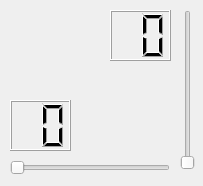
<?xml version="1.0" encoding="UTF-8"?>
<ui version="4.0">
 <class>MainWindow</class>
 <widget class="QMainWindow" name="MainWindow">
  <property name="geometry">
   <rect>
    <x>0</x>
    <y>0</y>
    <width>203</width>
    <height>186</height>
   </rect>
  </property>
  <property name="windowTitle">
   <string>MainWindow</string>
  </property>
  <property name="tabShape">
   <enum>QTabWidget::Rounded</enum>
  </property>
  <widget class="QWidget" name="centralWidget">
   <widget class="QSlider" name="horizontalSlider">
    <property name="geometry">
     <rect>
      <x>10</x>
      <y>160</y>
      <width>160</width>
      <height>16</height>
     </rect>
    </property>
    <property name="orientation">
     <enum>Qt::Horizontal</enum>
    </property>
   </widget>
   <widget class="QSlider" name="verticalSlider">
    <property name="geometry">
     <rect>
      <x>180</x>
      <y>10</y>
      <width>16</width>
      <height>160</height>
     </rect>
    </property>
    <property name="orientation">
     <enum>Qt::Vertical</enum>
    </property>
   </widget>
   <widget class="QLCDNumber" name="lcdNumber_horizontal">
    <property name="geometry">
     <rect>
      <x>10</x>
      <y>100</y>
      <width>61</width>
      <height>51</height>
     </rect>
    </property>
    <property name="digitCount">
     <number>2</number>
    </property>
   </widget>
   <widget class="QLCDNumber" name="lcdNumber_vertical">
    <property name="geometry">
     <rect>
      <x>110</x>
      <y>10</y>
      <width>61</width>
      <height>51</height>
     </rect>
    </property>
    <property name="digitCount">
     <number>2</number>
    </property>
   </widget>
  </widget>
 </widget>
 <layoutdefault spacing="6" margin="11"/>
 <resources/>
 <connections>
  <connection>
   <sender>horizontalSlider</sender>
   <signal>valueChanged(int)</signal>
   <receiver>lcdNumber_horizontal</receiver>
   <slot>display(int)</slot>
   <hints>
    <hint type="sourcelabel">
     <x>93</x>
     <y>169</y>
    </hint>
    <hint type="destinationlabel">
     <x>89</x>
     <y>134</y>
    </hint>
   </hints>
  </connection>
  <connection>
   <sender>verticalSlider</sender>
   <signal>valueChanged(int)</signal>
   <receiver>lcdNumber_vertical</receiver>
   <slot>display(int)</slot>
   <hints>
    <hint type="sourcelabel">
     <x>185</x>
     <y>46</y>
    </hint>
    <hint type="destinationlabel">
     <x>149</x>
     <y>45</y>
    </hint>
   </hints>
  </connection>
 </connections>
</ui>
